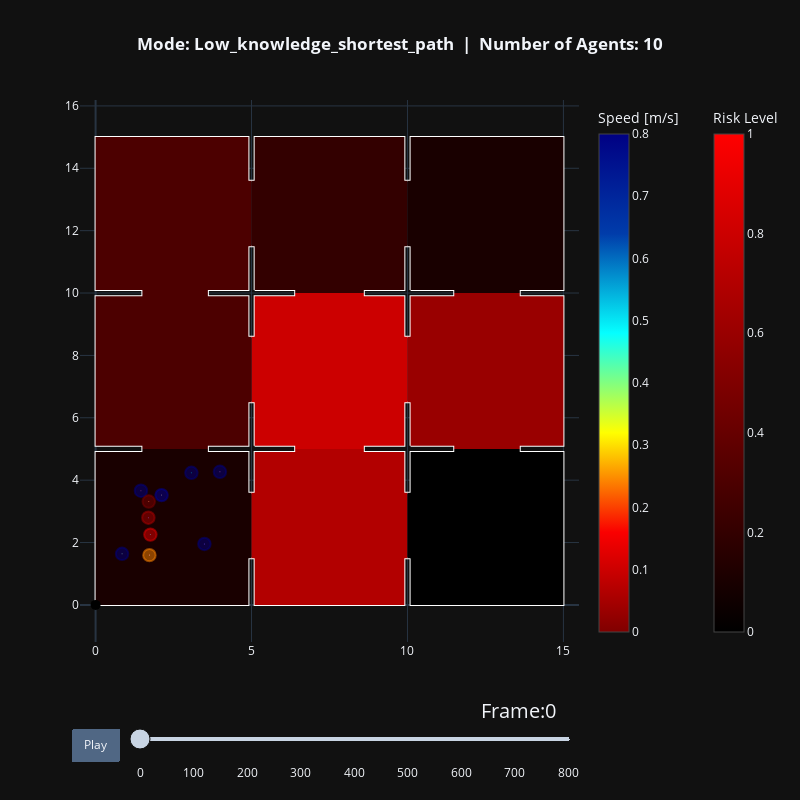
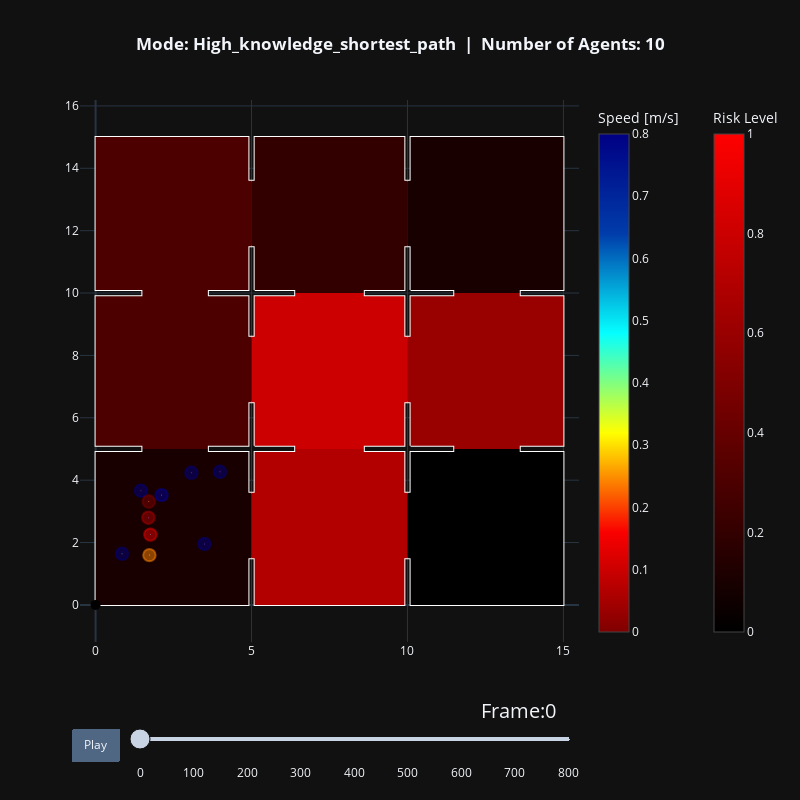
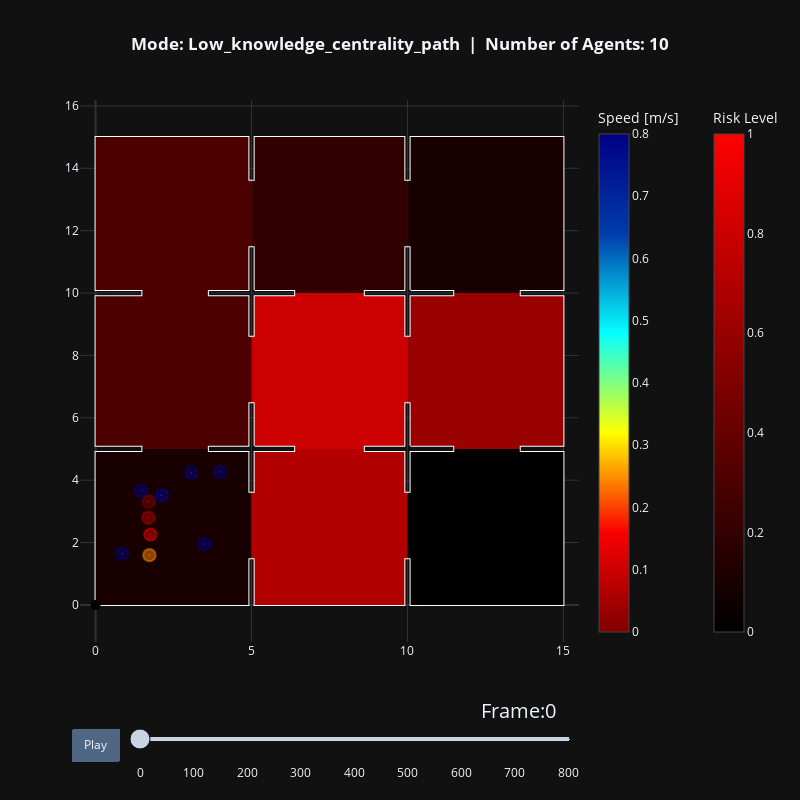
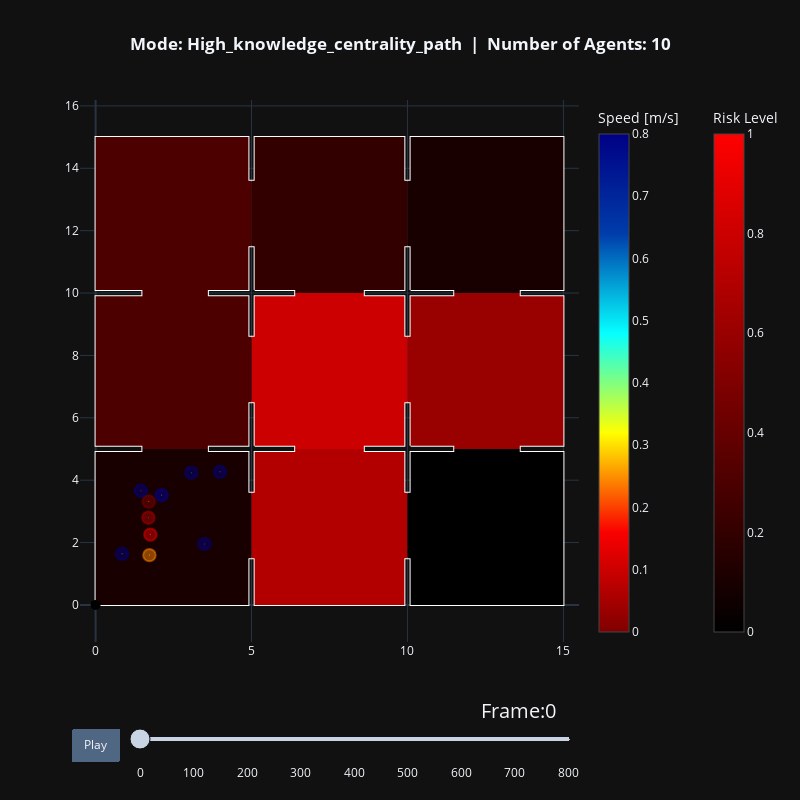

Notebook source saved alongside these figures, in order:
### Markdown cell above
## Visualizing Agent Pathways

### Code cell
agent_trajectories = {}
for mode in modes:
    trajectory_file = trajectory_files[mode]
    agent_trajectories[mode], walkable_area = read_sqlite_file(
        trajectory_file
    )
    animate(
        agent_trajectories[mode],
        walkable_area,
        title_note=f"Mode: {modes_names[mode]}",
        risk_per_frame=all_risks,
        specific_areas=specific_areas
    ).show()
